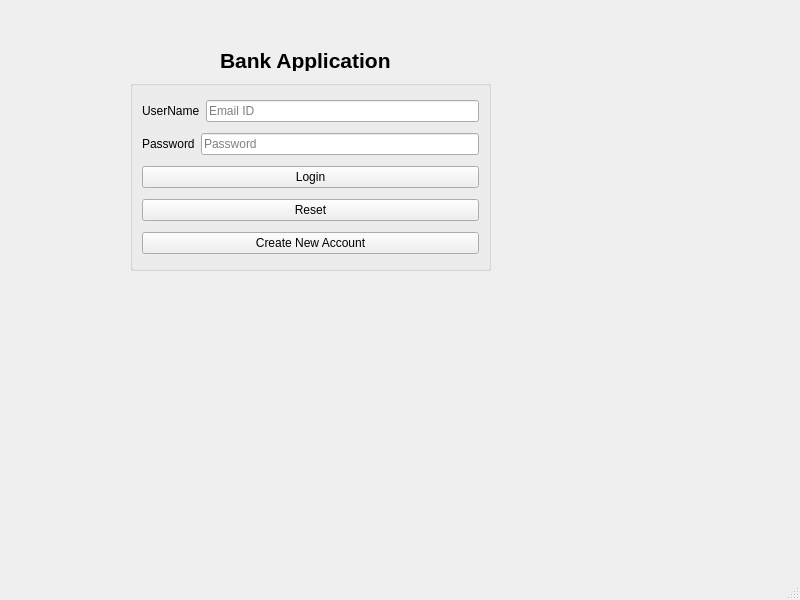
<?xml version="1.0" encoding="UTF-8"?>
<ui version="4.0">
 <class>LoginPage</class>
 <widget class="QMainWindow" name="LoginPage">
  <property name="geometry">
   <rect>
    <x>0</x>
    <y>0</y>
    <width>800</width>
    <height>600</height>
   </rect>
  </property>
  <property name="windowTitle">
   <string>LoginPage</string>
  </property>
  <widget class="QWidget" name="centralwidget">
   <widget class="QGroupBox" name="groupBox">
    <property name="geometry">
     <rect>
      <x>130</x>
      <y>80</y>
      <width>361</width>
      <height>191</height>
     </rect>
    </property>
    <property name="title">
     <string/>
    </property>
    <layout class="QVBoxLayout" name="verticalLayout">
     <item>
      <layout class="QHBoxLayout" name="horizontalLayout">
       <item>
        <widget class="QLabel" name="label">
         <property name="text">
          <string>UserName</string>
         </property>
        </widget>
       </item>
       <item>
        <widget class="QLineEdit" name="lineEdit_username">
         <property name="placeholderText">
          <string>Email ID</string>
         </property>
        </widget>
       </item>
      </layout>
     </item>
     <item>
      <layout class="QHBoxLayout" name="horizontalLayout_2">
       <item>
        <widget class="QLabel" name="label_2">
         <property name="text">
          <string>Password</string>
         </property>
        </widget>
       </item>
       <item>
        <widget class="QLineEdit" name="lineEdit_password">
         <property name="echoMode">
          <enum>QLineEdit::Password</enum>
         </property>
         <property name="placeholderText">
          <string>Password</string>
         </property>
        </widget>
       </item>
      </layout>
     </item>
     <item>
      <widget class="QPushButton" name="pushButton_Login">
       <property name="text">
        <string>Login</string>
       </property>
      </widget>
     </item>
     <item>
      <widget class="QPushButton" name="pushButton_Reset">
       <property name="text">
        <string>Reset</string>
       </property>
      </widget>
     </item>
     <item>
      <widget class="QPushButton" name="pushButton_CreateAccount">
       <property name="text">
        <string>Create New Account</string>
       </property>
      </widget>
     </item>
    </layout>
   </widget>
   <widget class="QLabel" name="label_3">
    <property name="geometry">
     <rect>
      <x>220</x>
      <y>50</y>
      <width>211</width>
      <height>21</height>
     </rect>
    </property>
    <property name="font">
     <font>
      <pointsize>16</pointsize>
      <weight>75</weight>
      <bold>true</bold>
     </font>
    </property>
    <property name="text">
     <string>Bank Application</string>
    </property>
   </widget>
  </widget>
  <widget class="QMenuBar" name="menubar">
   <property name="geometry">
    <rect>
     <x>0</x>
     <y>0</y>
     <width>800</width>
     <height>21</height>
    </rect>
   </property>
  </widget>
  <widget class="QStatusBar" name="statusbar"/>
 </widget>
 <resources/>
 <connections/>
</ui>
